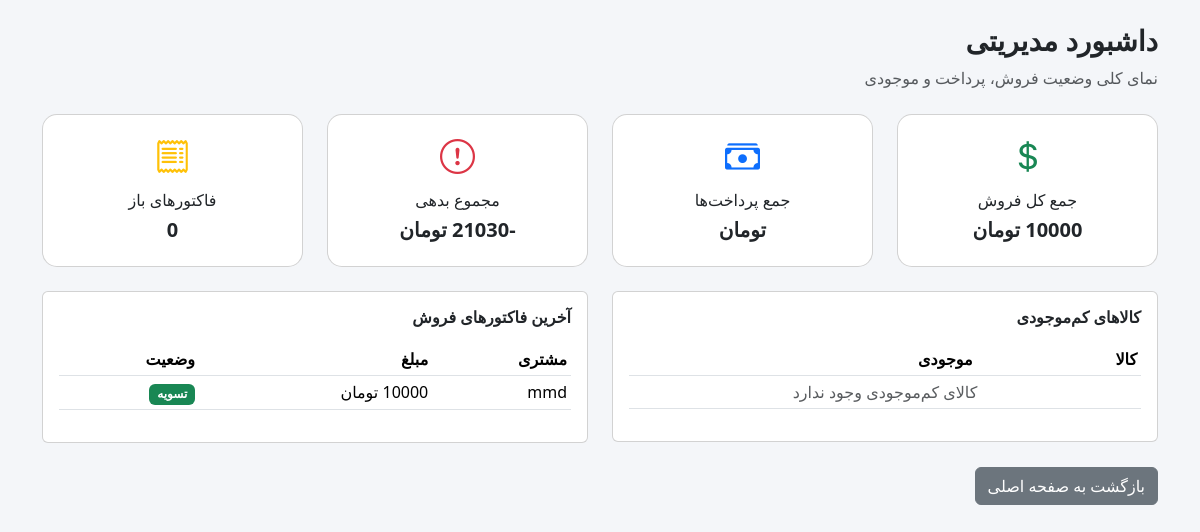
Page /dashboard/ on the earlier database version.
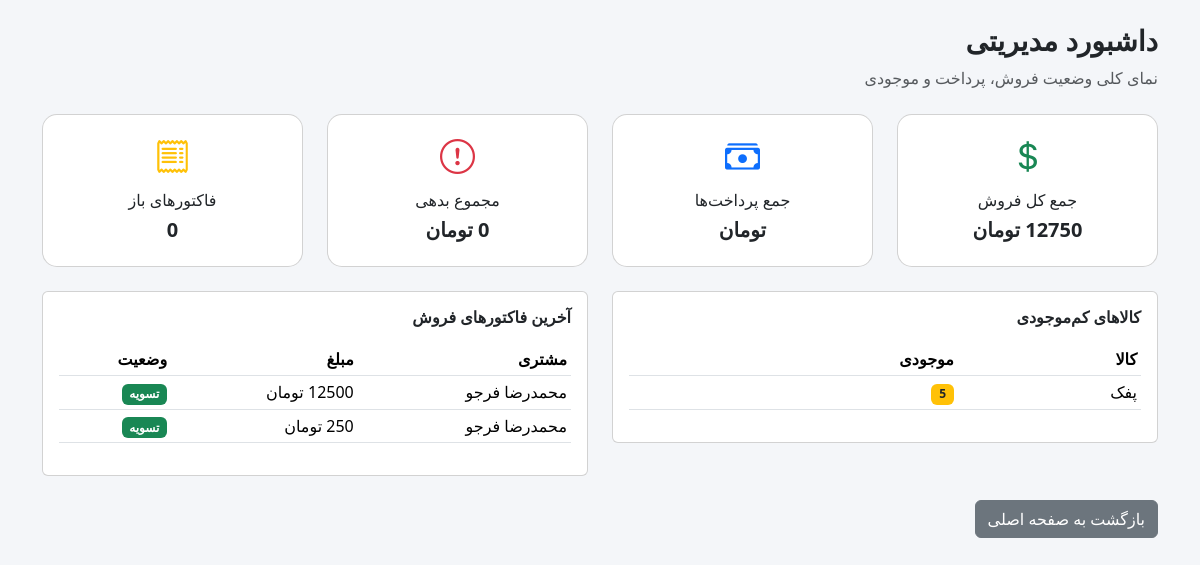
Same page on the later database version.
### core/models.py (models this page shows, shortened)
class SaleInvoice(models.Model):
    customer = models.ForeignKey('core.Customer', on_delete=models.CASCADE)
    date = models.DateField(auto_now_add=True)
    def total_price(self):
        return sum(item.total_price() for item in self.items.all())
    def paid_amount(self):
        return sum(payment.amount for payment in self.payments.all())
    def remaining_amount(self):
        return self.total_price() - self.paid_amount()

class Customer(models.Model):
    name = models.CharField(max_length=100)
    phone = models.CharField(max_length=20, blank=True)
    email = models.EmailField(blank=True)

class Product(models.Model):
    name = models.CharField(max_length=200)
    category = models.ForeignKey(SubCategory, on_delete=models.PROTECT)
    price = models.IntegerField()  # تومان
    stock = models.IntegerField(default=0)

class SaleItem(models.Model):
    invoice = models.ForeignKey(
        SaleInvoice,
        on_delete=models.CASCADE,
        related_name='items'
    )
    product = models.ForeignKey(Product, on_delete=models.PROTECT)
    quantity = models.IntegerField()
    price = models.IntegerField()
    def total_price(self):
        return self.quantity * self.price

### core/views.py (the view)
# urls.py: path('dashboard/', dashboard, name='dashboard'),
def dashboard(request):
    invoices = SaleInvoice.objects.all()
    payments = Payment.objects.all()
    total_sales = sum(i.total_price() for i in invoices)
    total_paid = sum(p.amount for p in payments)
    total_debt = total_sales - total_paid
    open_invoices_count = len(
        [i for i in invoices if i.remaining_amount() > 0]
    )
    low_stock_products = Product.objects.filter(stock__lte=5)
    recent_invoices = SaleInvoice.objects.order_by('-date')[:5]
    recent_payments = Payment.objects.order_by('-date')[:5]
    context = {
        'total_sales': total_sales,
        'total_paid': total_paid,
        'total_debt': total_debt,
        'open_invoices_count': open_invoices_count,
        'low_stock_products': low_stock_products,
        'recent_invoices': recent_invoices,
        'recent_payments': recent_payments,
    }
    return render(request, 'dashboard/dashboard.html', context)

### templates/dashboard/dashboard.html (shortened to what the changed rows need)
<!DOCTYPE html>
<html lang="fa" dir="rtl">
<head>
    <link href="https://cdn.jsdelivr.net/npm/bootstrap@5.3.2/dist/css/bootstrap.min.css" rel="stylesheet">
    <link href="https://cdn.jsdelivr.net/npm/bootstrap-icons@1.11.1/font/bootstrap-icons.css" rel="stylesheet">
</head>
<body>
<div class="container py-4">
    <div class="row g-4 mb-4">
        <div class="col-md-3">
            <div class="card stat-card p-3 text-center">
                <div class="stat-icon text-success">
                    <i class="bi bi-currency-dollar"></i>
                </div>
                <h6 class="mt-2">جمع کل فروش</h6>
                <h5 class="fw-bold">{{ total_sales }} تومان</h5>
            </div>
        </div>
        <div class="col-md-3">
            <div class="card stat-card p-3 text-center">
                <div class="stat-icon text-danger">
                    <i class="bi bi-exclamation-circle"></i>
                </div>
                <h6 class="mt-2">مجموع بدهی</h6>
                <h5 class="fw-bold">{{ total_debt }} تومان</h5>
            </div>
        </div>
    </div>
    <div class="row g-4">
        <div class="col-md-6">
            <div class="card p-3">
                <table class="table table-sm">
                    <thead>
                        <tr>
                            <th>کالا</th>
                            <th>موجودی</th>
                        </tr>
                    </thead>
                    <tbody>
                        {% for product in low_stock_products %}
                        <tr>
                            <td>{{ product.name }}</td>
                            <td>
                                <span class="badge bg-warning text-dark">
                                    {{ product.stock }}
                                </span>
                            </td>
                        </tr>
                        {% empty %}
                        <tr>
                            <td colspan="2" class="text-center text-muted">
                                کالای کم‌موجودی وجود ندارد
                            </td>
                        </tr>
                        {% endfor %}
                    </tbody>
                </table>
            </div>
        </div>
        <div class="col-md-6">
            <div class="card p-3">
                <table class="table table-sm">
                    <thead>
                        <tr>
                            <th>مشتری</th>
                            <th>مبلغ</th>
                            <th>وضعیت</th>
                        </tr>
                    </thead>
                    <tbody>
                        {% for invoice in recent_invoices %}
                        <tr>
                            <td>{{ invoice.customer.name }}</td>
                            <td>{{ invoice.total_price }} تومان</td>
                            <td>
                                {% if invoice.remaining_amount > 0 %}
                                    <span class="badge bg-danger">باز</span>
                                {% else %}
                                    <span class="badge bg-success">تسویه</span>
                                {% endif %}
                            </td>
                        </tr>
                        {% empty %}
                        <tr>
                            <td colspan="3" class="text-center text-muted">
                                فاکتوری ثبت نشده است
                            </td>
                        </tr>
                        {% endfor %}
                    </tbody>
                </table>
            </div>
        </div>
    </div>
</div>
</body>
</html>

Differences in the rows shown:
added Product: name "پفک", stock "5"
changed SaleInvoice (number 1 of 2 on the later page): customer.name "mmd" → "محمدرضا فرجو"; total_price (not shown) → "12500"
added SaleInvoice: customer.name "محمدرضا فرجو", shows "تسویه"
Other differences:
{{ total_sales }}: "10000" → "12750"
{{ total_debt }}: "-21030" → "0"
text no longer shown: "کالای کم‌موجودی وجود ندارد"
